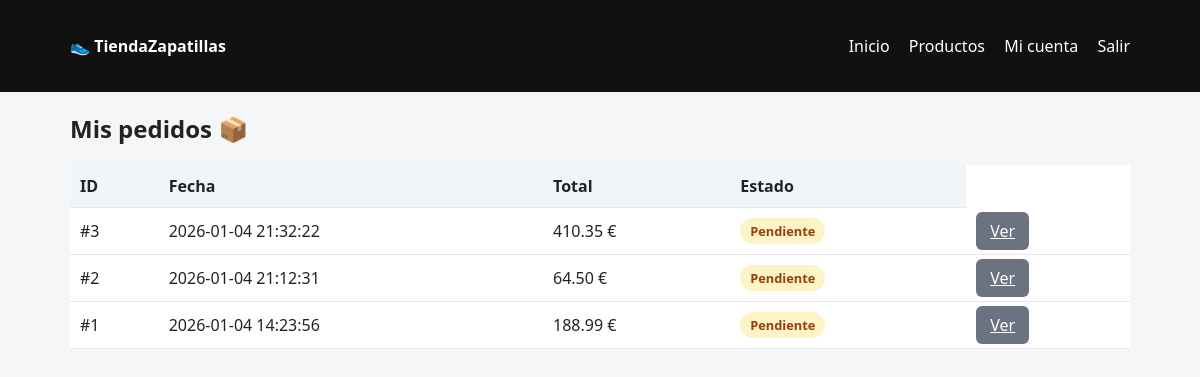
Screenshot of /pages/pedidos.php (signed in) with the database file from the repository.
### tables this page shows
CREATE TABLE `pedidos` (
  `id` int(11) NOT NULL,
  `usuario_id` int(11) NOT NULL,
  `fecha` datetime DEFAULT current_timestamp(),
  `total` decimal(10,2) NOT NULL,
  `estado` varchar(20) DEFAULT 'pendiente'
);

### pages/pedidos.php (the view, shortened to what this page needs)
<?php
require_once "../includes/conexion.php";
$usuario_id = $_SESSION['usuario_id'];
$q = $conexion->prepare("
    SELECT id, fecha, total, estado
    FROM pedidos
    WHERE usuario_id = ?
    ORDER BY fecha DESC
");
$q->bind_param("i", $usuario_id);
$q->execute();
$pedidos = $q->get_result();
?>
<!DOCTYPE html>
<html lang="es">
<head>
    <link rel="stylesheet" href="../assets/css/style.css">
</head>
<body>
<?php require_once "../includes/header.php"; ?>
<div class="container">
    <h2>Mis pedidos 📦</h2>
    <?php if ($pedidos->num_rows === 0): ?>
        <p>No has realizado ningún pedido todavía.</p>
        <a class="btn" href="productos.php">Ir a la tienda</a>
    <?php else: ?>
    <table>
        <tr>
            <th>ID</th>
            <th>Fecha</th>
            <th>Total</th>
            <th>Estado</th>
        </tr>
        <?php while ($p = $pedidos->fetch_assoc()): ?>
        <tr>
            <td>#<?= (int)$p['id'] ?></td>
            <td><?= htmlspecialchars($p['fecha']) ?></td>
            <td><?= number_format((float)$p['total'], 2) ?> €</td>
            <td>
                <?php
                    $estado = $p['estado'];
                    $clase = "badge badge-$estado";
                ?>
                <span class="<?= $clase ?>">
                    <?= htmlspecialchars(ucfirst($estado)) ?>
                </span>
            </td>
            <td>
  <a class="btn btn-secondary" href="pedido_ver.php?id=<?= $p['id'] ?>">
    Ver
  </a>
</td>
        </tr>
        <?php endwhile; ?>
    </table>
    <?php endif; ?>
</div>
</body>
</html>

### assets/css/style.css (style rules this page uses)
* { box-sizing: border-box; font-family: system-ui, -apple-system, BlinkMacSystemFont; }
body { margin: 0; background: #f4f6f8; color: #222; }
.container { max-width: 1100px; margin: auto; padding: 20px; }
.btn { padding: 8px 14px; border-radius: 6px; border: none; background: #2563eb; color: white; cursor: pointer; }
.btn-secondary { background: #6b7280; }
table { width: 100%; border-collapse: collapse; background: white; }
th, td { padding: 10px; border-bottom: 1px solid #e5e7eb; }
th { background: #f1f5f9; text-align: left; }
h1, h2, h3 { margin-top: 0; }
h2 { margin-bottom: 20px; }
a { color: #2563eb; }
.badge { display: inline-block; padding: 4px 10px; border-radius: 999px; font-size: 0.8rem; font-weight: 600; }
.badge-pendiente { background: #fef3c7; color: #92400e; }

### rows the page displays
pedidos: id "3", fecha "2026-01-04 21:32:22", total "410.35", estado "Pendiente"
pedidos: id "2", fecha "2026-01-04 21:12:31", total "64.50", estado "Pendiente"
pedidos: id "1", fecha "2026-01-04 14:23:56", total "188.99", estado "Pendiente"
